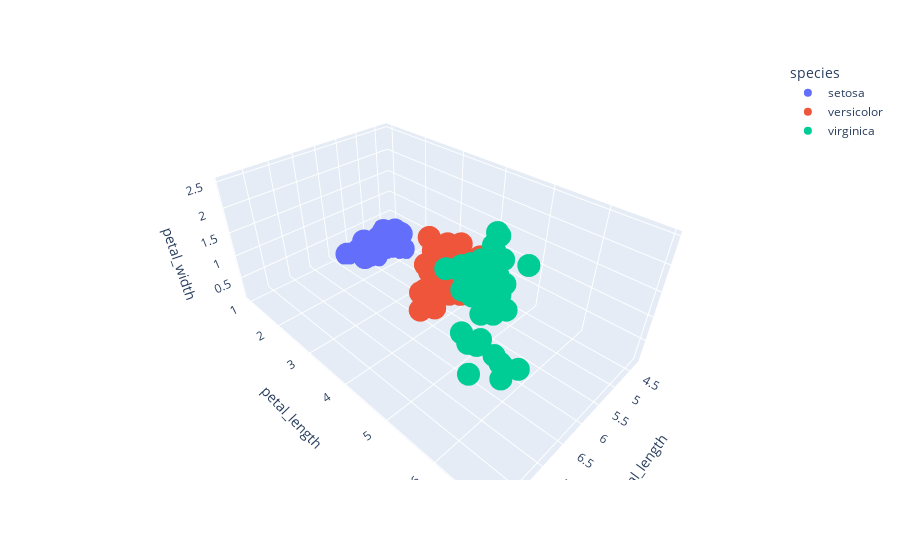

Here is the notebook cell this chart was saved with:
### Markdown cell above
--------------

**Algorithm 1.2** Principal Component Analysis

--------------

1. Estandarizar el conjunto de datos de dimensión $d$
2. Obtener la matriz de covarianza
3. Descomponer la matriz de covarianza en sus eigenvalores y eigenvectores
4. Ordenar los eigenvalores de manera decreciente junto con sus correspondientes eigenvectores
5. Seleccionar $k$ eigenvectores que corresponden con los $k$ mayores eigenvalores; $k$ es la dimensión de nuevo subespacio de características $(k<d)$
6. Construir una matriz de proyección $\mathbf{W}$ con los primeros $k$ eigenvectores
7. Transformar el conjunto de datos de entrada $\mathbf{X}$ de dimensión $d$ utilizando la matriz de proyección $\mathbf{W}$ para obtener el nuevo subespacio de características de dimensión $k$

### Code cell
df = px.data.iris()
fig = px.scatter_3d(df, x='sepal_length', y='petal_length', z='petal_width', color='species')
fig.show()

### Figure 1 — Plotly figure (JSON) as saved in the notebook; plotly's stock layout.template omitted (floating-point values rounded to 4 significant figures)
{"data": [{"hovertemplate": "species=setosa<br>sepal_length=%{x}<br>petal_length=%{y}<br>petal_width=%{z}<extra></extra>", "legendgroup": "setosa", "marker": {"color": "#636efa", "symbol": "circle"}, "mode": "markers", "name": "setosa", "scene": "scene", "showlegend": true, "type": "scatter3d", "x": [5.1, 4.9, 4.7, 4.6, 5, 5.4, 4.6, 5, 4.4, 4.9, 5.4, 4.8, 4.8, 4.3, 5.8, 5.7, 5.4, 5.1, 5.7, 5.1, 5.4, 5.1, 4.6, 5.1, 4.8, 5, 5, 5.2, 5.2, 4.7, 4.8, 5.4, 5.2, 5.5, 4.9, 5, 5.5, 4.9, 4.4, 5.1, 5, 4.5, 4.4, 5, 5.1, 4.8, 5.1, 4.6, 5.3, 5], "y": [1.4, 1.4, 1.3, 1.5, 1.4, 1.7, 1.4, 1.5, 1.4, 1.5, 1.5, 1.6, 1.4, 1.1, 1.2, 1.5, 1.3, 1.4, 1.7, 1.5, 1.7, 1.5, 1, 1.7, 1.9, 1.6, 1.6, 1.5, 1.4, 1.6, 1.6, 1.5, 1.5, 1.4, 1.5, 1.2, 1.3, 1.5, 1.3, 1.5, 1.3, 1.3, 1.3, 1.6, 1.9, 1.4, 1.6, 1.4, 1.5, 1.4], "z": [0.2, 0.2, 0.2, 0.2, 0.2, 0.4, 0.3, 0.2, 0.2, 0.1, 0.2, 0.2, 0.1, 0.1, 0.2, 0.4, 0.4, 0.3, 0.3, 0.3, 0.2, 0.4, 0.2, 0.5, 0.2, 0.2, 0.4, 0.2, 0.2, 0.2, 0.2, 0.4, 0.1, 0.2, 0.1, 0.2, 0.2, 0.1, 0.2, 0.2, 0.3, 0.3, 0.2, 0.6, 0.4, 0.3, 0.2, 0.2, 0.2, 0.2]}, {"hovertemplate": "species=versicolor<br>sepal_length=%{x}<br>petal_length=%{y}<br>petal_width=%{z}<extra></extra>", "legendgroup": "versicolor", "marker": {"color": "#EF553B", "symbol": "circle"}, "mode": "markers", "name": "versicolor", "scene": "scene", "showlegend": true, "type": "scatter3d", "x": [7, 6.4, 6.9, 5.5, 6.5, 5.7, 6.3, 4.9, 6.6, 5.2, 5, 5.9, 6, 6.1, 5.6, 6.7, 5.6, 5.8, 6.2, 5.6, 5.9, 6.1, 6.3, 6.1, 6.4, 6.6, 6.8, 6.7, 6, 5.7, 5.5, 5.5, 5.8, 6, 5.4, 6, 6.7, 6.3, 5.6, 5.5, 5.5, 6.1, 5.8, 5, 5.6, 5.7, 5.7, 6.2, 5.1, 5.7], "y": [4.7, 4.5, 4.9, 4, 4.6, 4.5, 4.7, 3.3, 4.6, 3.9, 3.5, 4.2, 4, 4.7, 3.6, 4.4, 4.5, 4.1, 4.5, 3.9, 4.8, 4, 4.9, 4.7, 4.3, 4.4, 4.8, 5, 4.5, 3.5, 3.8, 3.7, 3.9, 5.1, 4.5, 4.5, 4.7, 4.4, 4.1, 4, 4.4, 4.6, 4, 3.3, 4.2, 4.2, 4.2, 4.3, 3, 4.1], "z": [1.4, 1.5, 1.5, 1.3, 1.5, 1.3, 1.6, 1, 1.3, 1.4, 1, 1.5, 1, 1.4, 1.3, 1.4, 1.5, 1, 1.5, 1.1, 1.8, 1.3, 1.5, 1.2, 1.3, 1.4, 1.4, 1.7, 1.5, 1, 1.1, 1, 1.2, 1.6, 1.5, 1.6, 1.5, 1.3, 1.3, 1.3, 1.2, 1.4, 1.2, 1, 1.3, 1.2, 1.3, 1.3, 1.1, 1.3]}, {"hovertemplate": "species=virginica<br>sepal_length=%{x}<br>petal_length=%{y}<br>petal_width=%{z}<extra></extra>", "legendgroup": "virginica", "marker": {"color": "#00cc96", "symbol": "circle"}, "mode": "markers", "name": "virginica", "scene": "scene", "showlegend": true, "type": "scatter3d", "x": [6.3, 5.8, 7.1, 6.3, 6.5, 7.6, 4.9, 7.3, 6.7, 7.2, 6.5, 6.4, 6.8, 5.7, 5.8, 6.4, 6.5, 7.7, 7.7, 6, 6.9, 5.6, 7.7, 6.3, 6.7, 7.2, 6.2, 6.1, 6.4, 7.2, 7.4, 7.9, 6.4, 6.3, 6.1, 7.7, 6.3, 6.4, 6, 6.9, 6.7, 6.9, 5.8, 6.8, 6.7, 6.7, 6.3, 6.5, 6.2, 5.9], "y": [6, 5.1, 5.9, 5.6, 5.8, 6.6, 4.5, 6.3, 5.8, 6.1, 5.1, 5.3, 5.5, 5, 5.1, 5.3, 5.5, 6.7, 6.9, 5, 5.7, 4.9, 6.7, 4.9, 5.7, 6, 4.8, 4.9, 5.6, 5.8, 6.1, 6.4, 5.6, 5.1, 5.6, 6.1, 5.6, 5.5, 4.8, 5.4, 5.6, 5.1, 5.1, 5.9, 5.7, 5.2, 5, 5.2, 5.4, 5.1], "z": [2.5, 1.9, 2.1, 1.8, 2.2, 2.1, 1.7, 1.8, 1.8, 2.5, 2, 1.9, 2.1, 2, 2.4, 2.3, 1.8, 2.2, 2.3, 1.5, 2.3, 2, 2, 1.8, 2.1, 1.8, 1.8, 1.8, 2.1, 1.6, 1.9, 2, 2.2, 1.5, 1.4, 2.3, 2.4, 1.8, 1.8, 2.1, 2.4, 2.3, 1.9, 2.3, 2.5, 2.3, 1.9, 2, 2.3, 1.8]}], "layout": {"legend": {"title": {"text": "species"}, "tracegroupgap": 0}, "margin": {"t": 60}, "scene": {"domain": {"x": [0, 1], "y": [0, 1]}, "xaxis": {"title": {"text": "sepal_length"}}, "yaxis": {"title": {"text": "petal_length"}}, "zaxis": {"title": {"text": "petal_width"}}}}}
